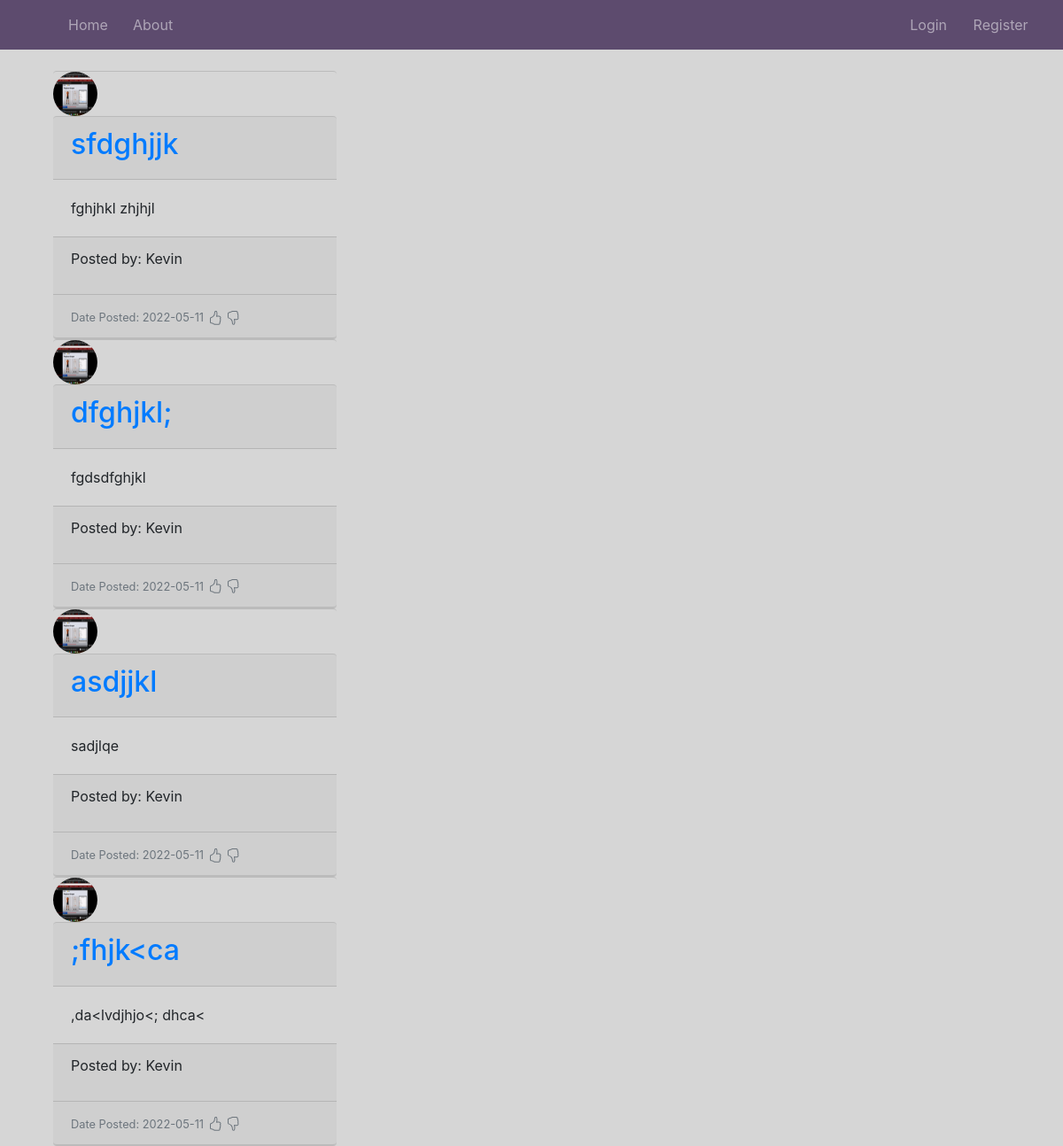
Page /home on the earlier database version.
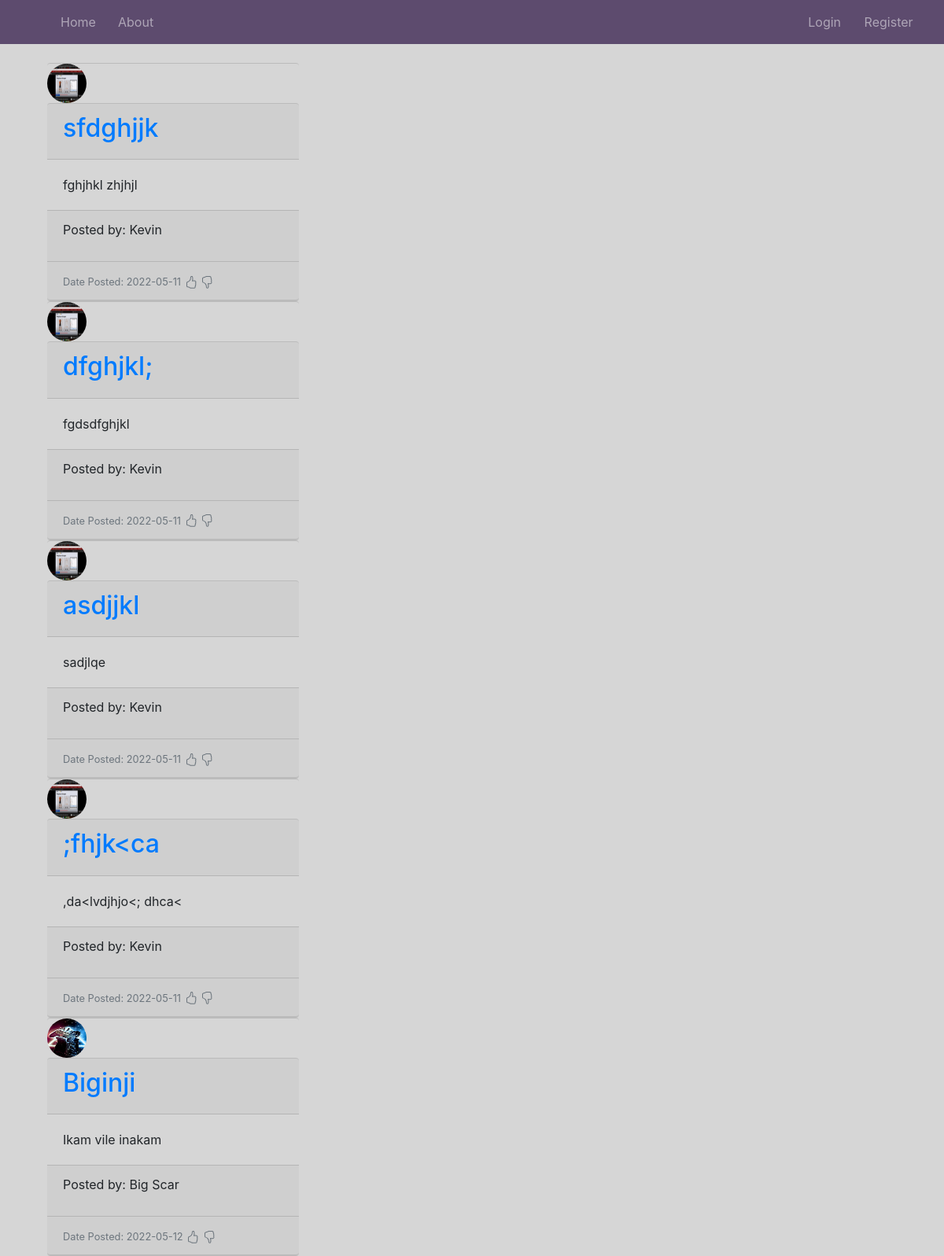
Same page on the later database version.
### app/models.py (models this page shows, shortened)
class Post(db.Model):
    id = db.Column(db.Integer, primary_key=True)
    title = db.Column(db.String(100), nullable=False)
    date_posted = db.Column(db.DateTime, nullable=False, default=datetime.utcnow)
    content = db.Column(db.Text, nullable=False)
    user_id = db.Column(db.Integer, db.ForeignKey('user.id'), nullable=False)

class User(db.Model, UserMixin):
    id = db.Column(db.Integer, primary_key=True)
    username = db.Column(db.String(20), unique=True, nullable=False)
    email = db.Column(db.String(120), unique=True, nullable=False)
    image_file = db.Column(db.String(20), nullable=False, default='default.jpg')
    password = db.Column(db.String(60), nullable=False)
    posts = db.relationship('Post', backref='author', lazy=True)

### app/routes.py (the view)
@app.route('/')
@app.route('/home')
def home():
    posts = Post.query.all()
    '''
    View root page function that returns the home page and its data
    '''
    return render_template('home.html',posts=posts)

### app/templates/home.html (shortened to what this page needs)
{% extends 'base.html'%}
{% block content %}
        {% for post in posts %}
    <article class="media content-section">
        <div class="container">
            <div class="row">
                <div class="col">
        <div class="card"  style="width: 20rem;" >
        <img class="rounded-circle article-img" src="{{ url_for('static', filename='profile_pics/' + post.author.image_file) }}" alt="" style="height: 50px;width: 50px;" >
            <div class="card">
                <div class="card-header">
                <h2><a class article-title href="{{url_for('post',post_id=post.id)}}">{{post.title}}</a></h2>
                </div>
                <div class="card-body">
                <p class="card-text">{{post.content}}</p>
                </div>
                <div class="card-footer">
                <p>Posted by: {{post.author.username}}</p>
                </div>
                <div class="card-footer text-muted">
                <small>Date Posted: {{post.date_posted.strftime('%Y-%m-%d')}}</small>
                </div>
              </div>
             </div>
            </div>
          </div>
        </div>
    </article>
        {% endfor %}
        {% endblock content %}

### app/templates/base.html (shortened to what this page needs)
<!DOCTYPE html>
<html lang="en">
<head>
    <link rel="stylesheet" href="https://cdn.jsdelivr.net/npm/bootstrap@4.3.1/dist/css/bootstrap.min.css">
    <link rel="stylesheet" href="{{ url_for('static', filename='main.css') }}">
</head>
<body>
    <header class="site-header">
        <nav class="navbar navbar-expand-md navbar-dark bg-steel fixed-top">
          <div class="container">
            <div class="collapse navbar-collapse" id="navbarToggle">
              <div class="navbar-nav mr-auto">
                <a class="nav-item nav-link" href="{{url_for('home')}}">Home</a>
                <a class="nav-item nav-link" href="{{url_for('about')}}">About</a>
              </div>
              <div class="navbar-nav">
                {% if current_user.is_authenticated %}
                <a class="nav-item nav-link" href="{{url_for('new_post')}}">New Post</a>
                <a class="nav-item nav-link" href="{{url_for('account')}}">Account</a>
                <a class="nav-item nav-link" href="{{url_for('logout')}}">Logout</a>
                {% else %}
                <a class="nav-item nav-link" href="{{url_for('Login')}}">Login</a>
                <a class="nav-item nav-link" href="{{url_for('register')}}">Register</a>
                {% endif %}
              </div>
            </div>
          </div>
        </nav>
      </header>
      <main role="main" class="container">
        <div class="row">
    <div class="container">
      {% block content %}{% endblock content %}
    </div>
        </div>
        </main>
</body>
</html>

### app/static/main.css (style rules this page uses)
body { background-color: #3333; margin-top: 5rem; }
.bg-steel { background-color: #5d4b6e; }
.navbar-nav { gap: 10%; }
.card { width: 20rem; display: flex; background-color:transparent; display: flex; border-inline: none; }

Differences in the rows shown:
added Post: image_file (placeholder picture), title "Biginji", content "Ikam vile inakam", author.username "Big Scar", date_posted "2022-05-12"
